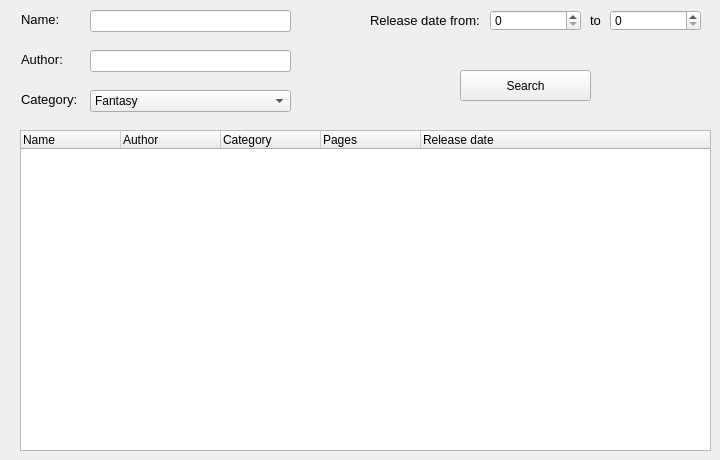
      <widget class="QWidget" name="page">
       <widget class="QTreeWidget" name="booksTree">
        <property name="geometry">
         <rect>
          <x>20</x>
          <y>130</y>
          <width>691</width>
          <height>321</height>
         </rect>
        </property>
        <property name="itemsExpandable">
         <bool>true</bool>
        </property>
        <property name="sortingEnabled">
         <bool>false</bool>
        </property>
        <column>
         <property name="text">
          <string>Name</string>
         </property>
        </column>
        <column>
         <property name="text">
          <string>Author</string>
         </property>
        </column>
        <column>
         <property name="text">
          <string>Category</string>
         </property>
        </column>
        <column>
         <property name="text">
          <string>Pages</string>
         </property>
        </column>
        <column>
         <property name="text">
          <string>Release date</string>
         </property>
        </column>
       </widget>
       <widget class="QLabel" name="label_4">
        <property name="geometry">
         <rect>
          <x>370</x>
          <y>10</y>
          <width>121</width>
          <height>21</height>
         </rect>
        </property>
        <property name="font">
         <font>
          <pointsize>10</pointsize>
         </font>
        </property>
        <property name="text">
         <string>Release date from:</string>
        </property>
       </widget>
       <widget class="QLineEdit" name="bookNameSearch">
        <property name="geometry">
         <rect>
          <x>90</x>
          <y>10</y>
          <width>201</width>
          <height>22</height>
         </rect>
        </property>
       </widget>
       <widget class="QLineEdit" name="bookAuthorSearch">
        <property name="geometry">
         <rect>
          <x>90</x>
          <y>50</y>
          <width>201</width>
          <height>22</height>
         </rect>
        </property>
       </widget>
       <widget class="QLabel" name="label">
        <property name="geometry">
         <rect>
          <x>21</x>
          <y>11</y>
          <width>38</width>
          <height>16</height>
         </rect>
        </property>
        <property name="font">
         <font>
          <pointsize>10</pointsize>
         </font>
        </property>
        <property name="text">
         <string>Name:</string>
        </property>
       </widget>
       <widget class="QLabel" name="label_5">
        <property name="geometry">
         <rect>
          <x>590</x>
          <y>10</y>
          <width>16</width>
          <height>21</height>
         </rect>
        </property>
        <property name="font">
         <font>
          <pointsize>10</pointsize>
         </font>
        </property>
        <property name="text">
         <string>to</string>
        </property>
       </widget>
       <widget class="QPushButton" name="searchBook">
        <property name="geometry">
         <rect>
          <x>460</x>
          <y>70</y>
          <width>131</width>
          <height>31</height>
         </rect>
        </property>
        <property name="text">
         <string>Search</string>
        </property>
       </widget>
       <widget class="QLabel" name="label_2">
        <property name="geometry">
         <rect>
          <x>21</x>
          <y>51</y>
          <width>43</width>
          <height>16</height>
         </rect>
        </property>
        <property name="font">
         <font>
          <pointsize>10</pointsize>
         </font>
        </property>
        <property name="text">
         <string>Author:</string>
        </property>
       </widget>
       <widget class="QSpinBox" name="bookReleaseTo">
        <property name="geometry">
         <rect>
          <x>610</x>
          <y>10</y>
          <width>91</width>
          <height>21</height>
         </rect>
        </property>
        <property name="maximum">
         <number>2021</number>
        </property>
       </widget>
       <widget class="QLabel" name="label_3">
        <property name="geometry">
         <rect>
          <x>21</x>
          <y>91</y>
          <width>56</width>
          <height>16</height>
         </rect>
        </property>
        <property name="font">
         <font>
          <pointsize>10</pointsize>
         </font>
        </property>
        <property name="text">
         <string>Category:</string>
        </property>
       </widget>
       <widget class="QSpinBox" name="bookReleaseFrom">
        <property name="geometry">
         <rect>
          <x>490</x>
          <y>10</y>
          <width>91</width>
          <height>21</height>
         </rect>
        </property>
        <property name="maximum">
         <number>2021</number>
        </property>
       </widget>
       <widget class="QComboBox" name="bookCategorySearch">
        <property name="geometry">
         <rect>
          <x>90</x>
          <y>90</y>
          <width>201</width>
          <height>22</height>
         </rect>
        </property>
        <item>
         <property name="text">
          <string>Fantasy</string>
         </property>
        </item>
        <item>
         <property name="text">
          <string>Sci-Fi</string>
         </property>
        </item>
        <item>
         <property name="text">
          <string>Drama</string>
         </property>
        </item>
        <item>
         <property name="text">
          <string>Documentary</string>
         </property>
        </item>
        <item>
         <property name="text">
          <string>Action</string>
         </property>
        </item>
        <item>
         <property name="text">
          <string>Historycal</string>
         </property>
        </item>
        <item>
         <property name="text">
          <string>Comedy</string>
         </property>
        </item>
        <item>
         <property name="text">
          <string>Romance</string>
         </property>
        </item>
       </widget>
      </widget>
